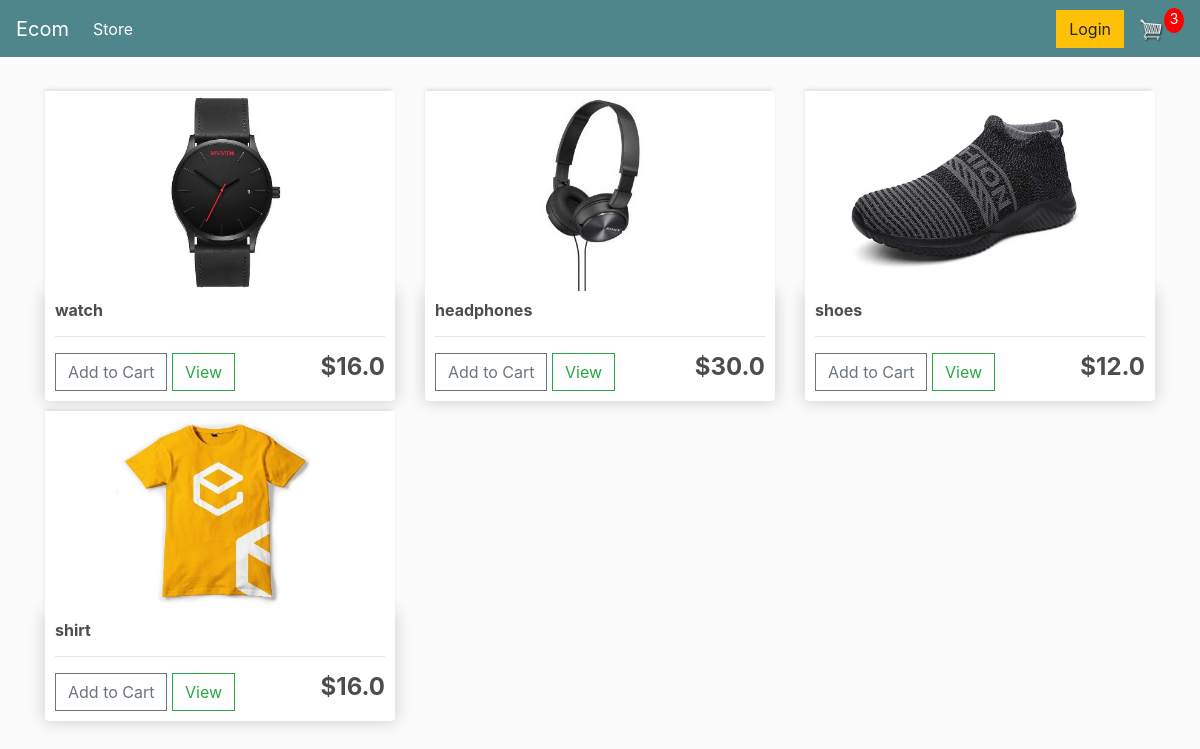
The app's page / (signed in) with its own data.
### store/models.py (models this page shows, shortened)
class Product(models.Model):
	name = models.CharField(max_length=200)
	price = models.FloatField()
	digital = models.BooleanField(default=False,null=True, blank=True)
	image = models.ImageField(null=True, blank=True)
	@property
	def imageURL(self):
		try:
			url = self.image.url
		except:
			url = ''
		return url

### store/views.py (the view)
# urls.py: path('', include('store.urls')),
def store(request):
	data = cartData(request)
	cartItems = data['cartItems']
	order = data['order']
	items = data['items']
	products = Product.objects.all()
	context = {'products':products, 'cartItems':cartItems}
	return render(request, 'store/store.html', context)

### store/models.py (called while the page is built)
	@property
	def get_cart_items(self):
		orderitems = self.orderitem_set.all()
		total = sum([item.quantity for item in orderitems])
		return total

### store/utils.py (called while the page is built)
def cartData(request):
	if request.user.is_authenticated:
		customer = request.user.customer
		order, created = Order.objects.get_or_create(customer=customer, complete=False)
		items = order.orderitem_set.all()
		cartItems = order.get_cart_items
	else:
		cookieData = cookieCart(request)
		cartItems = cookieData['cartItems']
		order = cookieData['order']
		items = cookieData['items']
	return {'cartItems':cartItems ,'order':order, 'items':items}

### store/templates/store/store.html
{% extends 'store/main.html' %}
{% load static %}
{% block content %}
	<div class="row">
		{% for product in products %}
		<div class="col-lg-4">
			<img class="thumbnail" src="{{product.imageURL}}">
			<div class="box-element product">
				<h6><strong>{{product.name}}</strong></h6>
				<hr>
				<button data-product="{{product.id}}" data-action="add" class="btn btn-outline-secondary add-btn update-cart">Add to Cart</button>
				<a class="btn btn-outline-success" href="#">View</a>
				<h4 style="display: inline-block; float: right"><strong>${{product.price}}</strong></h4>
			</div>
		</div>
		{% endfor %}
	</div>
{% endblock content %}

### static/css/main.css (style rules this page uses)
body { background-color: hsl(0, 0%, 98%); }
h1,h2,h3,h4,h5,h6 { color:hsl(0, 0%, 30%); }
.box-element { box-shadow:hsl(0, 0%, 80%) 0 0 16px; background-color: #fff; border-radius: 4px; padding: 10px; }
.thumbnail { width: 100%; height: 200px; -webkit-box-shadow: -1px -3px 5px -2px rgba(214,214,214,1); -moz-box-shadow: -1px -3px 5px -2px rgba(214,214,214,1); box-shadow: -1px -3px 5px -2px rgba(214,214,214,1); }
.product { border-radius: 0 0 4px 4px; }
.col-lg-4, .col-lg-6, .col-lg-8, .col-lg-12 { margin-top: 10px; }
.btn { border-radius: 0; }

### records on screen
Product: imageURL (picture), name "watch", price "16.0"
Product: imageURL (picture), name "headphones", price "30.0"
Product: imageURL (picture), name "shoes", price "12.0"
Product: imageURL (picture), name "shirt", price "16.0"

### other values on screen
{{ cartItems }} "3"
